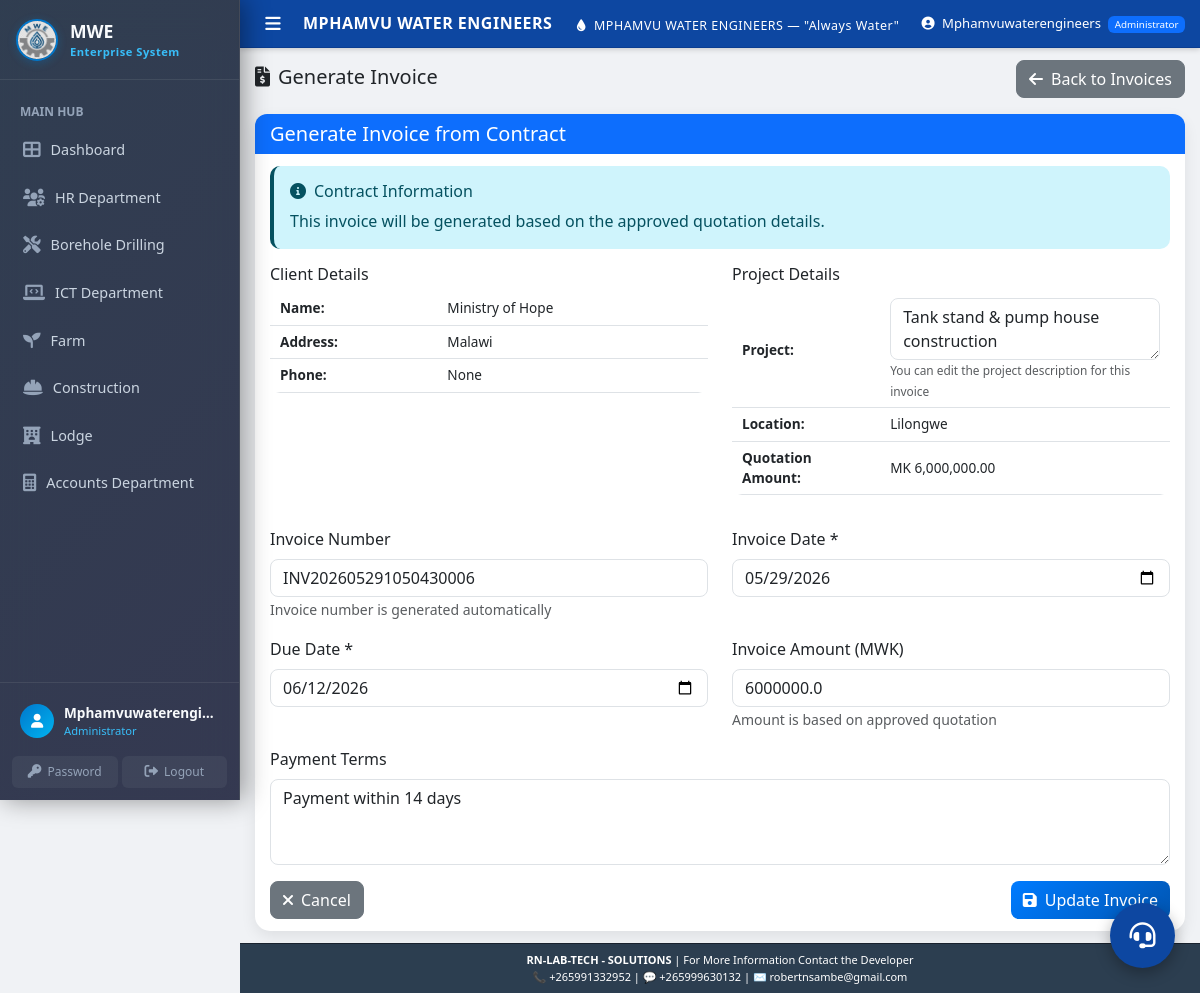
Screenshot of /accounts/invoices/invoice/generate/6 (signed in) with the database file from the repository.
### models.py (models this page shows, shortened)
class Client(db.Model):
    __tablename__ = 'clients'
    client_id = db.Column(db.Integer, primary_key=True)
    client_name = db.Column(db.String(200), nullable=False)
    phone = db.Column(db.String(20), nullable=False)
    email = db.Column(db.String(100))
    address = db.Column(db.Text, nullable=False)
    project_type = db.Column(db.String(100), nullable=False)
    quotation_amount = db.Column(db.Float, default=0)
    contract_status = db.Column(db.String(20), default='Pending')
    payment_status = db.Column(db.String(20), default='Pending')
    total_transactions = db.Column(db.Integer, default=0)
    completed_transactions = db.Column(db.Integer, default=0)
    on_time_payments = db.Column(db.Integer, default=0)
    defaults = db.Column(db.Integer, default=0)
    credit_score = db.Column(db.Integer, default=0)
    created_at = db.Column(db.DateTime, default=datetime.utcnow)
    updated_at = db.Column(db.DateTime, default=datetime.utcnow, onupdate=datetime.utcnow)
    department = db.Column(db.String(100), default='Borehole Drilling', nullable=False)
    reference_number = db.Column(db.String(50), unique=True, default=lambda: get_reference_number('CLI'))

class Invoice(db.Model):
    __tablename__ = 'invoices'
    invoice_id = db.Column(db.Integer, primary_key=True)
    contract_id = db.Column(db.Integer, db.ForeignKey('contracts.contract_id'), nullable=True) # Changed to True if some don't have contracts
    quotation_id = db.Column(db.Integer, db.ForeignKey('quotations.quotation_id'))
    invoice_number = db.Column(db.String(50), unique=True, nullable=False)
    invoice_date = db.Column(db.Date, nullable=False)
    due_date = db.Column(db.Date, nullable=False)
    amount = db.Column(db.Float, nullable=False)
    paid_amount = db.Column(db.Float, default=0)
    status = db.Column(db.String(20), default='Unpaid')
    is_approved = db.Column(db.Boolean, default=False)
    approved_by = db.Column(db.String(100))
    approved_date = db.Column(db.DateTime)
    payment_terms = db.Column(db.Text)
    created_at = db.Column(db.DateTime, default=datetime.utcnow)
    updated_at = db.Column(db.DateTime, default=datetime.utcnow, onupdate=datetime.utcnow)
    reference_number = db.Column(db.String(50), unique=True, default=lambda: get_reference_number('INV'))
    department = db.Column(db.String(100), default='Borehole Drilling', nullable=False)
    project_name = db.Column(db.String(255), nullable=True)
    contract = db.relationship('Contract', backref='invoices')
    quotation = db.relationship('Quotation', backref='invoices_list')

class Quotation(db.Model):
    __tablename__ = 'quotations'
    quotation_id = db.Column(db.Integer, primary_key=True)
    client_id = db.Column(db.Integer, db.ForeignKey('clients.client_id'), nullable=False)
    project_location = db.Column(db.String(200), nullable=False)
    project_latitude = db.Column(db.Float, nullable=True)
    project_longitude = db.Column(db.Float, nullable=True)
    borehole_depth = db.Column(db.Float)
    equipment_cost = db.Column(db.Float, default=0)
    labour_cost = db.Column(db.Float, default=0)
    transport_cost = db.Column(db.Float, default=0)
    total_amount = db.Column(db.Float, nullable=False)
    validity_days = db.Column(db.Integer, default=30)
    description = db.Column(db.Text, default='We have pleasure in quoting our prices for borehole development as follows;')
    footnote = db.Column(db.Text, nullable=True)
    status = db.Column(db.String(20), default='Pending')
    delivery_confirmed = db.Column(db.Boolean, default=False)
    delivery_approved_by = db.Column(db.String(100))
    delivery_approved_date = db.Column(db.DateTime)
    invoice_generated = db.Column(db.Boolean, default=False)
    delivery_note_generated = db.Column(db.Boolean, default=False)
    created_at = db.Column(db.DateTime, default=datetime.utcnow)
    updated_at = db.Column(db.DateTime, default=datetime.utcnow, onupdate=datetime.utcnow)
    reference_number = db.Column(db.String(50), unique=True, default=lambda: get_reference_number('QUO'))
    department = db.Column(db.String(100), default='Borehole Drilling', nullable=False)
    client = db.relationship('Client', backref='quotations')
    quotation_items = db.relationship('QuotationItem', backref='quotation', cascade='all, delete-orphan')

### accounts/invoice_routes.py (the view, shortened to what this page needs)
@finance_bp.route('/invoice/generate/<int:contract_id>', methods=['GET', 'POST'])
@login_required
@admin_required
def generate_invoice(contract_id):
    contract = Contract.query.get_or_404(contract_id)
    existing_invoice = Invoice.query.filter_by(contract_id=contract_id).first()
    return render_template('accounts/invoices/generate.html', contract=contract, invoice=existing_invoice)

### accounts/invoice_routes.py (called while the page is built)
def login_required(f):
    @wraps(f)
    def decorated_function(*args, **kwargs):
        if 'user_id' not in session:
            return redirect(url_for('login'))
        return f(*args, **kwargs)
    return decorated_function

def admin_required(f):
    @wraps(f)
    def decorated_function(*args, **kwargs):
        if session.get('role') not in ['Administrator', 'HR Manager']:
            flash('Administrator access required', 'error')
            return redirect(url_for('dashboard'))
        return f(*args, **kwargs)
    return decorated_function

### app.py (called while the page is built)
@app.context_processor
def inject_now():
    return {
        'datetime': datetime,
    }

@app.template_filter('quotation_location_display')
def quotation_location_display_filter(quotation):
    from utils.quotation_location import format_quotation_project_location
    if quotation is None:
        return ''
    return format_quotation_project_location(quotation)

### utils/quotation_location.py (called while the page is built)
def format_quotation_project_location(quotation):
    text = (
        getattr(quotation, "project_location", None)
        or getattr(quotation, "location", None)
        or ""
    ).strip()
    return text

### templates/accounts/invoices/generate.html (shortened to what this page needs)
{% extends "base.html" %}
{% block content %}
<div class="row mb-4">
    <div class="col-12">
        <div class="d-flex justify-content-between align-items-center">
            <h2><i class="fas fa-file-invoice-dollar me-2"></i>Generate Invoice</h2>
            <a href="{{ url_for('finance.list_invoices') }}" class="btn btn-secondary">
                <i class="fas fa-arrow-left me-2"></i>Back to Invoices
            </a>
        </div>
    </div>
</div>
<div class="card">
    <div class="card-header bg-primary text-white">
        <h5 class="mb-0">Generate Invoice from Contract</h5>
    </div>
    <div class="card-body">
        <div class="alert alert-info">
            <h6><i class="fas fa-info-circle me-2"></i>Contract Information</h6>
            <p class="mb-0">This invoice will be generated based on the approved quotation details.</p>
        </div>
        <div class="row mb-4">
            <div class="col-md-6">
                <h6>Client Details</h6>
                <table class="table table-sm">
                    <tr>
                        <td><strong>Name:</strong></td>
                        <td>{{ contract.quotation.client.client_name }}</td>
                    </tr>
                    <tr>
                        <td><strong>Address:</strong></td>
                        <td>{{ contract.quotation.client.address }}</td>
                    </tr>
                    <tr>
                        <td><strong>Phone:</strong></td>
                        <td>{{ contract.quotation.client.phone }}</td>
                    </tr>
                </table>
            </div>
            <div class="col-md-6">
                <h6>Project Details</h6>
                <table class="table table-sm">
                    <tr>
                        <td><strong>Project:</strong></td>
                        <td>
                            <textarea class="form-control" id="project_name_display" name="project_name_display" rows="2" required placeholder="Enter project description">{{ invoice.project_name if invoice and invoice.project_name else contract.quotation.client.project_type }}</textarea>
                            <small class="text-muted">You can edit the project description for this invoice</small>
                        </td>
                    </tr>
                    <tr>
                        <td><strong>Location:</strong></td>
                        <td>{{ contract.quotation|quotation_location_display }}</td>
                    </tr>
                    <tr>
                        <td><strong>Quotation Amount:</strong></td>
                        <td>MK {{ "{:,.2f}".format(contract.quotation.total_amount) }}</td>
                    </tr>
                </table>
            </div>
        </div>
        <form method="POST" id="invoiceForm">
            <div class="row">
                <div class="col-md-6 mb-3">
                    <label for="invoice_number" class="form-label">Invoice Number</label>
                    <input type="text" class="form-control" id="invoice_number" name="invoice_number" value="{{ invoice.invoice_number if invoice else 'INV' + contract.quotation.reference_number }}" readonly>
                    <small class="text-muted">Invoice number is generated automatically</small>
                </div>
                <div class="col-md-6 mb-3">
                    <label for="invoice_date" class="form-label">Invoice Date *</label>
                    <input type="date" class="form-control" id="invoice_date" name="invoice_date" value="{{ invoice.invoice_date.strftime('%Y-%m-%d') if invoice else '' }}" required>
                </div>
            </div>
            <div class="row">
                <div class="col-md-6 mb-3">
                    <label for="due_date" class="form-label">Due Date *</label>
                    <input type="date" class="form-control" id="due_date" name="due_date" value="{{ invoice.due_date.strftime('%Y-%m-%d') if invoice else '' }}" required>
                </div>
                <div class="col-md-6 mb-3">
                    <label for="amount" class="form-label">Invoice Amount (MWK)</label>
                    <input type="number" class="form-control currency-input" id="amount" name="amount" value="{{ contract.quotation.total_amount }}" readonly>
                    <small class="text-muted">Amount is based on approved quotation</small>
                </div>
            </div>
            <div class="mb-3">
                <label for="payment_terms" class="form-label">Payment Terms</label>
                <textarea class="form-control" id="payment_terms" name="payment_terms" rows="3">{{ invoice.payment_terms if invoice else 'Payment within 14 days' }}</textarea>
            </div>
            <div class="d-flex justify-content-between">
                <a href="{{ url_for('finance.list_invoices') }}" class="btn btn-secondary">
                    <i class="fas fa-times me-2"></i>Cancel
                </a>
                <button type="submit" class="btn btn-primary">
                    <i class="fas fa-save me-2"></i>{{ 'Update Invoice' if invoice else 'Generate Invoice' }}
                </button>
            </div>
        </form>
    </div>
</div>
{% endblock %}

### static/css/style.css (style rules this page uses)
:root { --primary-color: #007bff; --secondary-color: #6c757d; --success-color: #28a745; --danger-color: #dc3545; --warning-color: #ffc107; --info-color: #17a2b8; --light-color: #f8f9fa; --dark-color: #343a40; --water-blue: #00d4ff; --water-dark: #0056b3; --sidebar-width: 240px; --sidebar-collapsed-width: 72px; --sidebar-bg: #1a2332; --sidebar-hover: #243044; --sidebar-active: rgba(0, 119, 204, 0.2); --sidebar-active-border: #0077cc; --sidebar-text: rgba(255, 255, 255, 0.7); --sidebar-text-active: #ffffff; --header-height: 48px; --transition-speed: 0.3s; }
body { font-family: 'Segoe UI', Tahoma, Geneva, Verdana, sans-serif; background-color: #f0f2f5; margin: 0; overflow-x: hidden; }
.main-content .mb-4 { margin-bottom: 1rem !important; }
.main-content h2 { font-size: 1.25rem; margin-bottom: 0.25rem; }
.card { border: none; border-radius: 15px; box-shadow: 0 5px 15px rgba(0,0,0,0.08); transition: transform 0.3s ease, box-shadow 0.3s ease; }
.card-header { padding: 8px 15px; border-radius: 12px 12px 0 0 !important; border: none; font-weight: 600; }
.card-body { padding: 12px 15px; }
.btn { border-radius: 8px; font-weight: 500; transition: all 0.3s ease; }
.btn-primary { background: linear-gradient(135deg, var(--primary-color), var(--water-dark)); border: none; }
.table { border-radius: 10px; overflow: hidden; }
.table tbody td { padding: 6px 10px; font-size: 0.85rem; vertical-align: middle; }
.form-control, .form-select { border-radius: 8px; border: 1px solid #dee2e6; transition: border-color 0.3s ease, box-shadow 0.3s ease; }
.alert { border: none; border-radius: 10px; border-left: 4px solid; }
.fade-in { animation: fadeIn 0.5s ease-in; }

### rows the page displays
Client: quotation.client.client_name "Ministry of Hope", quotation.client.address "Malawi", quotation.client.phone "None"
Invoice: project_name_display "Tank stand & pump house construction", invoice_number "INV202605291050430006", invoice_date "05/29/2026", due_date "06/12/2026", payment_terms "Payment within 14 days"
Quotation: quotation|quotation_location_display "Lilongwe", quotation.total_amount "6,000,000.00", amount "6000000.0"

### other values shown
{{ session.username }} "Mphamvuwaterengi…"
{{ session.role }} "Administrator"
{{ session.username }} "Mphamvuwaterengineers"
{{ 'Update Invoice' if invoice else 'Generate Invoice' }} "Update Invoice"
